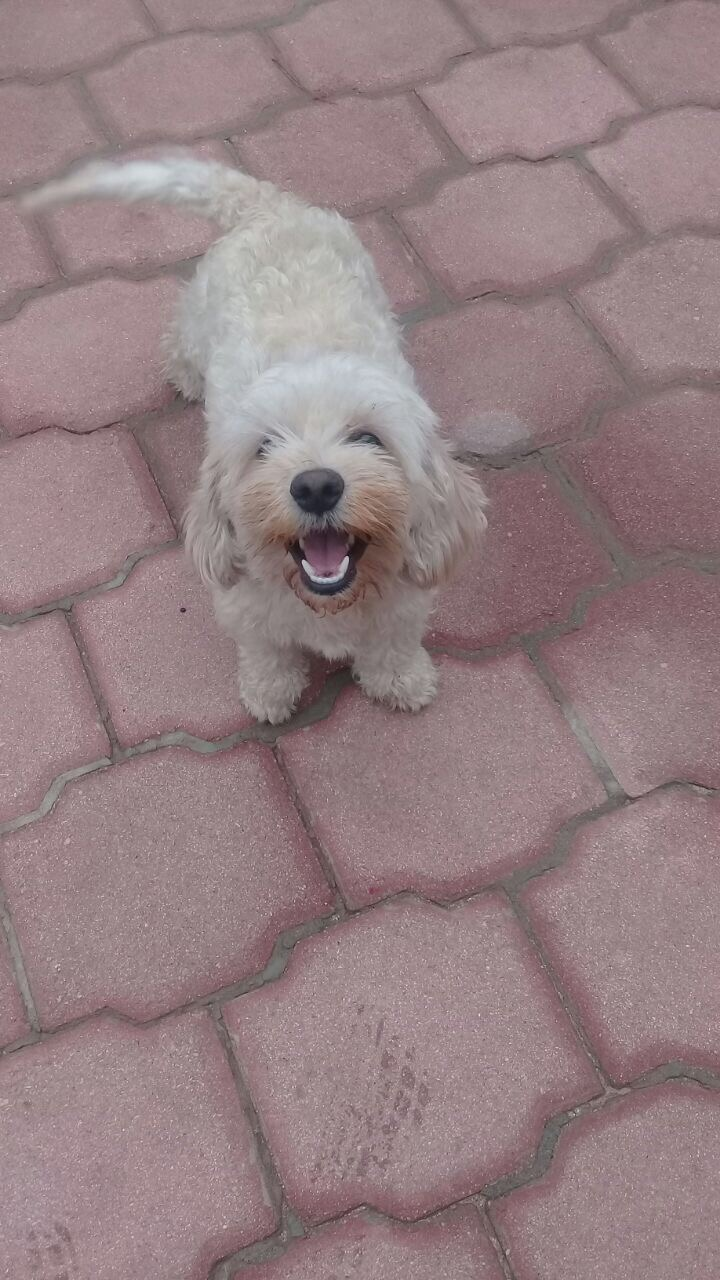
%> input picture spatial_filters/foto_tarea01.jpg, 720 x 1280 px
$ octave canny.m   (GNU Octave 9; MATLAB toolbox functions it lacks are replaced by stand-ins)
%> lines starting %> are read from the running program, lines starting %| are printed output that depends on the picture
% CANNY SPATIAL FILTER
close all;clear all; clc;

figure;
current_directory = pwd;
img = imread([current_directory '\foto_tarea01.jpg']);
%> img is the input picture: size 1280x720x3 uint8; mean R, G, B 148.6, 128.1, 130.8
imshow(img);
title('Imagen original');

figure;
gray_level = rgb2gray(img);
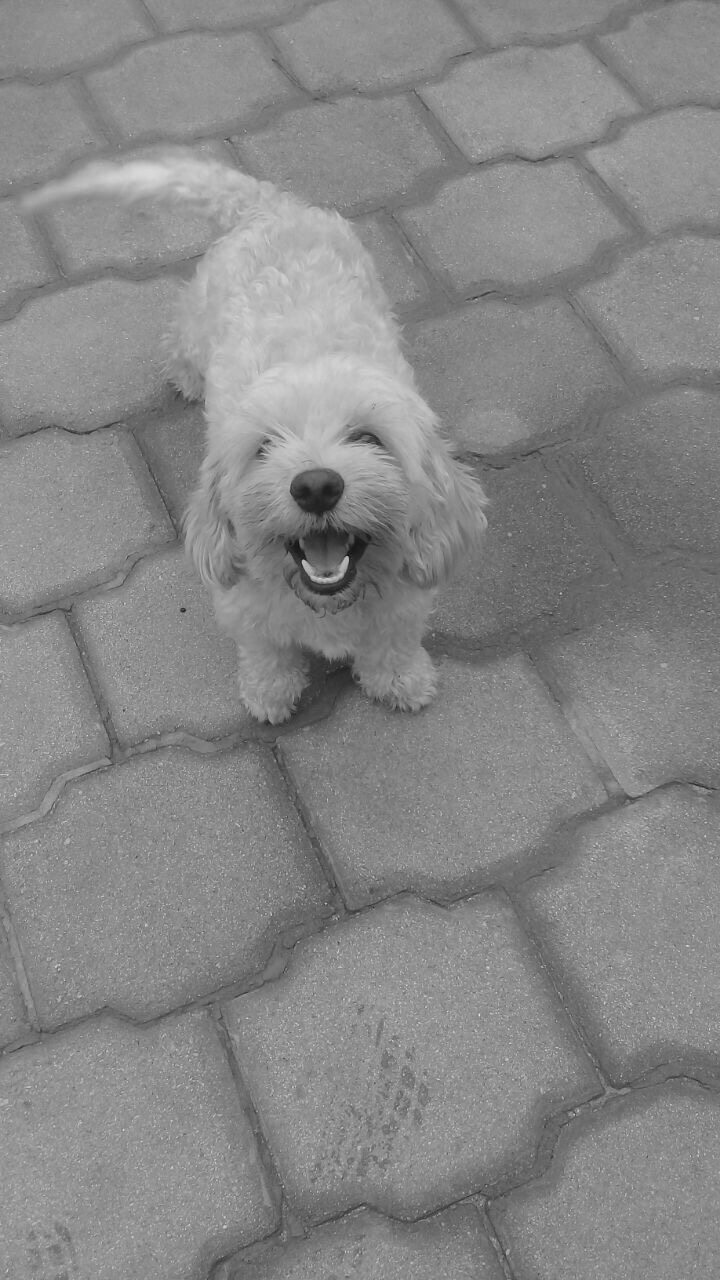
%> gray_level: size 1280x720 uint8; min 5, max 232, mean 134.5
imshow(gray_level);
title('Imagen en escala de grises');

figure;
can = edge(gray_level,'canny',[0 1/5]);
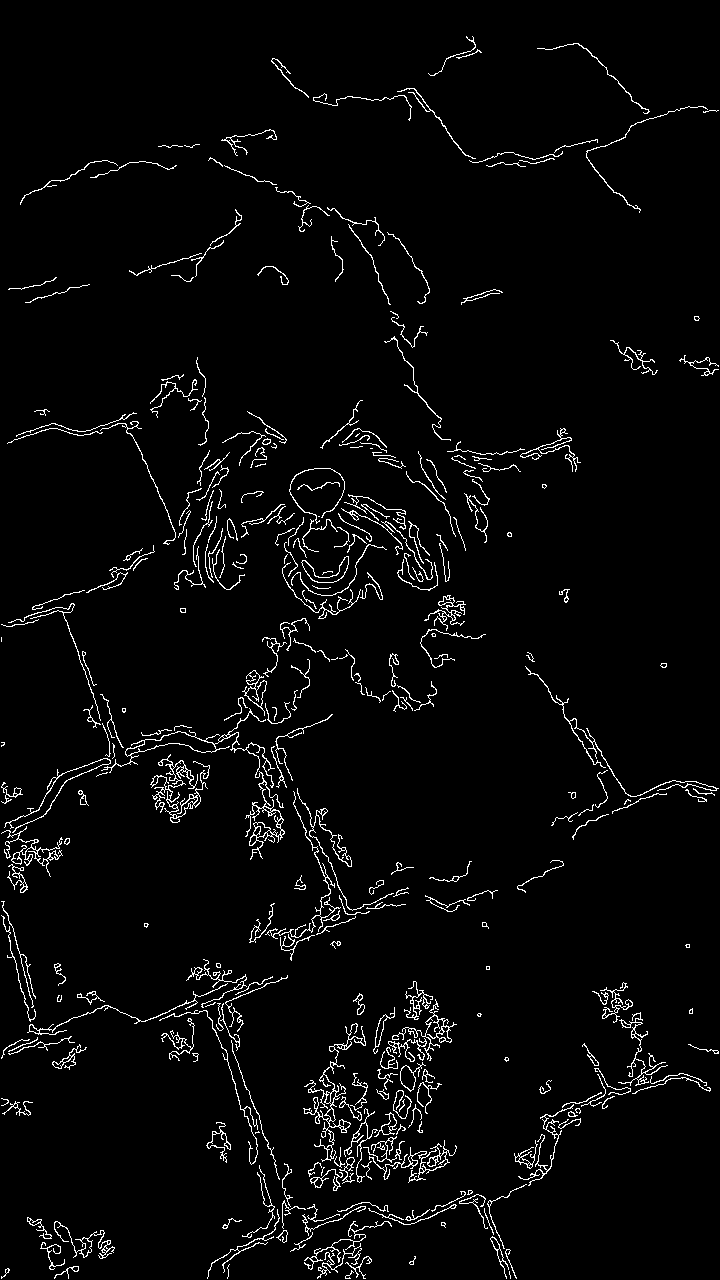
%> can: size 1280x720 logical; 3.3% white in thin lines or dots
imshow(can);
title('Imagen con filtro espacial Canny');
